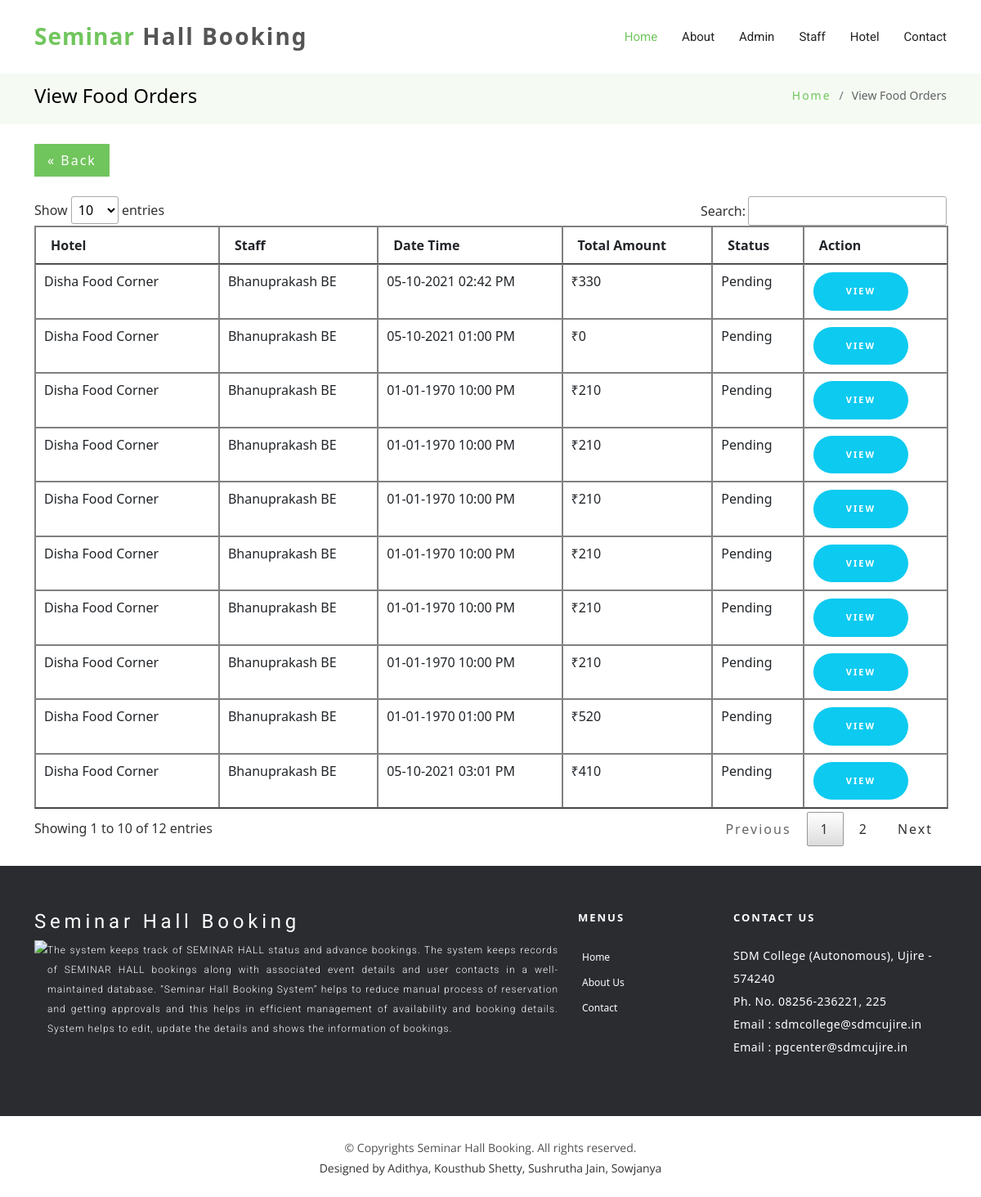
Screenshot of /foodorderhotelview.php with the database file from the repository.
### tables this page shows
CREATE TABLE `bill` (
  `bill_id` int(11) NOT NULL,
  `hall_booking_id` int(11) NOT NULL,
  `hotel_id` bigint(20) NOT NULL,
  `staffid` int(11) NOT NULL,
  `date_time` datetime NOT NULL,
  `total_amt` bigint(20) NOT NULL,
  `bill_status` varchar(20) NOT NULL
);

CREATE TABLE `hotel` (
  `hotel_id` int(11) NOT NULL,
  `hotel_name` varchar(25) NOT NULL,
  `email_id` varchar(50) NOT NULL,
  `ph_no` varchar(15) NOT NULL,
  `password` varchar(255) NOT NULL,
  `hotel_image` varchar(255) NOT NULL,
  `status` varchar(10) NOT NULL
);

CREATE TABLE `staff` (
  `staffid` bigint(20) NOT NULL,
  `department_id` bigint(20) NOT NULL,
  `staffname` varchar(30) NOT NULL,
  `emailid` varchar(100) NOT NULL,
  `password` varchar(300) NOT NULL,
  `phno` varchar(15) NOT NULL,
  `profile_img` varchar(300) NOT NULL,
  `status` varchar(10) NOT NULL
);

### foodorderhotelview.php (the view, shortened to what this page needs)
<?php include("header.php"); ?>
  <main id="main">
    <section class="breadcrumbs">
      <div class="container">
        <div class="d-flex justify-content-between align-items-center">
          <h2>View Food Orders</h2>
          <ol>
            <li><a href="index.php">Home</a></li>
            <li>View Food Orders</li>
          </ol>
        </div>
      </div>
    </section>
    <section class="inner-page pt-4">
      <div class="container">
      <a href="#" class="back" onclick="window.history.back()" >&laquo; Back</a>
<br>
<br>
<table id="datatableplugin"  class="table table-bordered">
  <thead>
  <tr>
    <th>Hotel</th>
    <th>Staff</th>
    <th>Date Time</th>
    <th>Total Amount</th>
    <th>Status</th>
    <th>Action</th>
  </tr>
  </thead>
  <tbody>
<?php
$sql ="SELECT bill.*, hotel.hotel_name,hotel.email_id,hotel.ph_no, staff.staffname FROM `bill` LEFT JOIN hotel ON bill.hotel_id=hotel.hotel_id LEFT JOIN staff ON staff.staffid=bill.staffid";
$qsql = mysqli_query($con,$sql);
while($rs = mysqli_fetch_array($qsql))
{
  if($rs['bill_status'] == 'Approved' && (isset($_SESSION['hotel_id']) || isset($_SESSION['staffid'])))
  {
    $bill_status = "Pending";
  }
  else
  {
    $bill_status =$rs['bill_status'];
  }
  echo "
    <tr>
        <td>" . $rs['hotel_name'] . "</td>
        <td>"  . $rs['staffname'] . "</td>
        <td>"  . date("d-m-Y h:i A",strtotime($rs['date_time']))  . "</td>
        <td>₹"  . $rs['total_amt'] . "</td>
        <td>"  . $bill_status . "</td>
        <td><a href='foodorderbillingreceipt.php?bill_id=$rs[0]' target='_blank' class='btn btn-info' >View</a></td>
    </tr>
  ";
}
?>
  </tbody>
</table>
<br>
      </div>
    </section>
  </main>
  <?php include("footer.php"); ?>

### header.php (shortened to what this page needs)
<!DOCTYPE html>
<html lang="en">
<head>
  <link href="assets/vendor/aos/aos.css" rel="stylesheet">
  <link href="assets/vendor/bootstrap/css/bootstrap.min.css" rel="stylesheet">
  <link href="assets/vendor/bootstrap-icons/bootstrap-icons.css" rel="stylesheet">
  <link href="assets/vendor/glightbox/css/glightbox.min.css" rel="stylesheet">
  <link href="assets/vendor/swiper/swiper-bundle.min.css" rel="stylesheet">
  <link href="assets/css/style.css" rel="stylesheet">
<link rel="stylesheet" href="https://cdnjs.cloudflare.com/ajax/libs/font-awesome/4.7.0/css/font-awesome.min.css">
  <link href="assets/css/jquery.dataTables.min.css" rel="stylesheet">
</head>
<body>
  <header id="header" class="header fixed-top d-flex align-items-center">
    <div class="container d-flex align-items-center justify-content-between">
      <div id="logo">
        <h1><a href="index.php"><span>Seminar</span> Hall Booking</a></h1>
      </div>
      <nav id="navbar" class="navbar">
        <ul>
          <li><a class="nav-link active" href="index.php">Home</a></li>
          <li><a class="nav-link" href="about.php">About</a></li>
<?php
if(isset($_SESSION['adminid']))
{
?>
	<li class="dropdown"><a href="#"><span>Hall Settings</span> 	<i class="bi bi-chevron-down"></i></a>
		<ul>
			<li><a href="hall.php">Add Hall</a></li>
			<li><a href="viewhall.php">View Hall</a></li>
			<li><a href="eventtype.php">Add Event Type</a></li>
			<li><a href="vieweventtype.php">View Event Types</a></li>
			<li><a href="equipments.php">Add Equipment</a></li>
			<li><a href="viewequipments.php">View Equipment</a></li>
		</ul>
	</li>
	<li class="dropdown"><a href="#"><span>User Account</span> 	<i class="bi bi-chevron-down"></i></a>
		<ul>
			<li><a href="staff.php">Add Staff</a></li>
			<li><a href="viewstaff.php">View Staff</a></li>
			<li><a href="admin.php">Add Admin</a></li>
			<li><a href="viewadmin.php">View Admin</a></li>
			<li><a href="hotel.php">Add Hotels</a></li>
			<li><a href="viewhotel.php">View Hotels</a></li>
		</ul>
	</li>
	<li class="dropdown"><a href="#"><span>Food Order</span> 	<i class="bi bi-chevron-down"></i></a>
		<ul>
			<li><a href="foodorderhotelview.php?st=Pending">Food Order - Pending</a></li>
			<li><a href="foodorderhotelview.php?st=Approved">Food Order - Approved</a></li>
			<li><a href="foodorderhotelview.php?st=Rejected">Food Order - Rejected</a></li>
      <li><a href="foodorderhotelview.php?st=Cancelled">Food Order - Cancelled</a></li>
    </ul>
	</li>
	<li class="dropdown"><a href="#"><span>Report</span> 	<i class="bi bi-chevron-down"></i></a>
		<ul>
			<li><a href="viewhallbooking.php?st=Pending">Hall Booking - Pending</a></li>
			<li><a href="viewhallbooking.php?st=Approved">Hall Booking - Approved</a></li>
			<li><a href="viewhallbooking.php?st=Rejected">Hall Booking - Rejected</a></li>
			<li><a href="viewhallbooking.php?st=Cancelled">Hall Booking - Cancelled</a></li>
            <li><a href="viewhallbooking.php?st=Inactive">Change Request Report</a></li>
		</ul>
	</li>
	<li class="dropdown"><a href="#"><span>Admin Panel</span> 	<i class="bi bi-chevron-down"></i></a>
		<ul>
			<li><a href="dashboard.php">Dashboard</a></li>
			<li class="dropdown"><a href="adminprofile.php">Edit Profile</a></li>
			<li class="dropdown"><a  href="adminchangepassword.php">Change Password</a></li>
			<li><a href="logout.php" onclick="return confirmlogout()">Logout</a></li>
		</ul>
	</li>
<?php
}
else
{
?>
          <li><a class="nav-link" href="adminlogin.php">Admin</a></li>
          <li><a class="nav-link" href="stafflogin.php">Staff</a></li>
		  <li><a class="nav-link" href="hotellogin.php">Hotel</a></li>
      <li><a class="nav-link" href="contact.php">Contact</a></li>
<?php
}
?>
        </ul>
      </nav>
    </div>
  </header>

### footer.php (shortened to what this page needs)
<footer class="footer">
    <div class="container">
      <div class="row">
        <div class="col-md-12 col-lg-7">
          <div class="footer-logo">
            <a class="navbar-brand" href="#">Seminar Hall Booking</a>
            <p style="text-align: justify;font-family: 'Roboto';">
            <img src='assets/img/logo.png' align="left" style="height: 140px;"  >
            The system keeps track of SEMINAR HALL status and advance bookings. The system keeps records of SEMINAR HALL bookings along with associated event details and user contacts in a well-maintained database. “Seminar Hall Booking System” helps to reduce manual process of reservation and getting approvals and this helps in efficient management of availability and booking details. System helps to edit, update the details and shows the information of bookings.</p>
          </div>
        </div>
        <div class="col-sm-6 col-md-3 col-lg-2">
          <div class="list-menu">
            <h4>Menus</h4>
            <ul class="list-unstyled">
            <li><a href="index.php">Home</a></li>
              <li><a href="about.php">About us</a></li>
              <li><a href="contact.php">Contact</a></li>
            </ul>
          </div>
        </div>
        <div class="col-sm-6 col-md-3 col-lg-3">
          <div class="list-menu">
            <h4>Contact Us</h4>
            <p style='color: white;'>SDM College (Autonomous), Ujire - 574240
<br>
Ph. No.  08256-236221, 225
<br>
Email : sdmcollege@sdmcujire.in
<br>
Email : pgcenter@sdmcujire.in
          </div>
        </div>
      </div>
    </div>
    <div class="copyrights">
      <div class="container">
        <p>&copy; Copyrights Seminar Hall Booking. All rights reserved.</p>
        <div class="credits">
          Designed by Adithya, Kousthub Shetty, Sushrutha Jain, Sowjanya
        </div>
      </div>
    </div>
  </footer>
</body>
</html>

### assets/css/style.css (style rules this page uses)
body { background-color: #fff; color: #333; }
h1, h2, h3, h4, h5, h6 { margin: 0; }
h2 { color: #000; font-weight: 600; }
h4 { color: #000; font-size: 13px; font-weight: 700; letter-spacing: 2px; text-transform: uppercase; line-height: 2; }
a { letter-spacing: 2px; text-decoration: none; color: #71c55d; }
ul { letter-spacing: 1px; }
li { color: #626262; font-size: 13px; font-weight: 400; letter-spacing: 2px; line-height: 30px; text-transform: capitalize; }
p { color: #505050; font-size: 14px; font-weight: 300; letter-spacing: 0.5px; line-height: 2; margin-bottom: 20px; }
span { letter-spacing: 1px; }
.btn { border: 1px solid #fff; border-radius: 50px; color: #fff; font-size: 11px; font-weight: 600; padding: 15px 40px; text-transform: uppercase; transition: all 0.5s ease-in-out 0s; }
#header { background: #fff; z-index: 997; transition: all 0.5s ease; padding: 20px 0; }
#header #logo h1 { color: #505050; font-size: 28px; font-weight: 600; letter-spacing: 1px; margin: 0; }
#header #logo h1 a { color: #555; display: inline-block; text-decoration: none; }
#header #logo h1 a span { color: #71c55d; }
.navbar { padding: 0; }
.navbar ul { margin: 0; padding: 0; display: flex; list-style: none; align-items: center; }
.navbar li { position: relative; }
.navbar a, .navbar a:focus { display: flex; align-items: center; justify-content: space-between; padding: 10px 0 10px 30px; font-family: "Roboto", sans-serif; font-size: 15px; color: #222; white-space: nowrap; transition: 0.3s; letter-spacing: 0; }
.navbar a:hover, .navbar .active, .navbar .active:focus, .navbar li:hover > a { color: #71c55d; }
section { overflow: hidden; }
.breadcrumbs { padding: 20px 0; background-color: #f5fbf3; min-height: 40px; margin-top: 82px; }
.breadcrumbs h2 { font-size: 24px; font-weight: 300; margin: 0; }
.breadcrumbs ol { display: flex; flex-wrap: wrap; list-style: none; padding: 0; margin: 0; }
.breadcrumbs ol li { letter-spacing: 0; font-size: 14px; }
.breadcrumbs ol li + li { padding-left: 10px; }
.breadcrumbs ol li + li::before { display: inline-block; padding-right: 10px; color: #6c757d; content: "/"; }
.footer { background: #2a2c30; padding-top: 50px; }
.footer .footer-logo .navbar-brand { color: #fff; display: inline-block; float: none; font-family: "Philosopher", sans-serif; font-size: 24px; font-weight: 500; height: 100%; letter-spacing: 0.2em; padding-left: 0; padding-top: 0; }
.footer .footer-logo p { color: #fff; font-size: 12px; letter-spacing: 1px; }
.footer .list-menu > h4 { color: #fff; padding-bottom: 20px; }
.footer .list-menu ul li a { color: #fff; font-size: 12px; padding-left: 5px; text-decoration: none; letter-spacing: 0; }
.footer .copyrights { background: #fff; margin-top: 50px; text-align: center; padding: 25px; }
.footer .copyrights p, .footer .copyrights .credits { margin: 0; padding: 0; font-family: "Open Sans", sans-serif; font-weight: normal; font-size: 14px; letter-spacing: 0; }

### header.php (style rules this page uses)
table.table-bordered { border:1px solid grey; margin-top:20px; }
table.table-bordered > thead > tr > th { border:1px solid grey; }
table.table-bordered > tbody > tr > td { border:1px solid grey; }
.back { text-decoration: none; display: inline-block; padding: 8px 16px; text-decoration: none; display: inline-block; padding: 8px 16px; background-color: #71c55d; color: white; }

### rows the page displays
bill: hotel.hotel_name "Disha Food Corner", staffid.staffname "Bhanuprakash BE", date_time "05-10-2021 02:42 PM", total_amt "330", bill_status "Pending"
bill: hotel.hotel_name "Disha Food Corner", staffid.staffname "Bhanuprakash BE", date_time "05-10-2021 01:00 PM", total_amt "0", bill_status "Pending"
bill: hotel.hotel_name "Disha Food Corner", staffid.staffname "Bhanuprakash BE", date_time "01-01-1970 10:00 PM", total_amt "210", bill_status "Pending"
bill: hotel.hotel_name "Disha Food Corner", staffid.staffname "Bhanuprakash BE", date_time "01-01-1970 10:00 PM", total_amt "210", bill_status "Pending"
bill: hotel.hotel_name "Disha Food Corner", staffid.staffname "Bhanuprakash BE", date_time "01-01-1970 10:00 PM", total_amt "210", bill_status "Pending"
bill: hotel.hotel_name "Disha Food Corner", staffid.staffname "Bhanuprakash BE", date_time "01-01-1970 10:00 PM", total_amt "210", bill_status "Pending"
bill: hotel.hotel_name "Disha Food Corner", staffid.staffname "Bhanuprakash BE", date_time "01-01-1970 10:00 PM", total_amt "210", bill_status "Pending"
bill: hotel.hotel_name "Disha Food Corner", staffid.staffname "Bhanuprakash BE", date_time "01-01-1970 10:00 PM", total_amt "210", bill_status "Pending"
bill: hotel.hotel_name "Disha Food Corner", staffid.staffname "Bhanuprakash BE", date_time "01-01-1970 01:00 PM", total_amt "520", bill_status "Pending"
bill: hotel.hotel_name "Disha Food Corner", staffid.staffname "Bhanuprakash BE", date_time "05-10-2021 03:01 PM", total_amt "410", bill_status "Pending"
